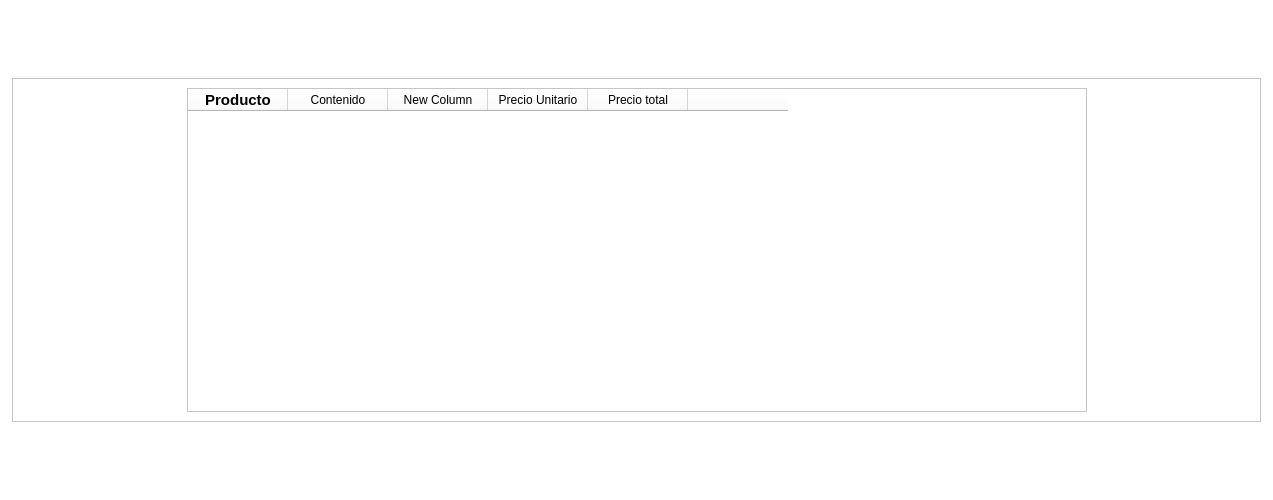
                     <widget class="QFrame" name="frmTabla">
                      <property name="minimumSize">
                       <size>
                        <width>0</width>
                        <height>500</height>
                       </size>
                      </property>
                      <property name="styleSheet">
                       <string notr="true">background-color: rgba(0,0,0,0);</string>
                      </property>
                      <property name="frameShape">
                       <enum>QFrame::StyledPanel</enum>
                      </property>
                      <property name="frameShadow">
                       <enum>QFrame::Raised</enum>
                      </property>
                      <layout class="QVBoxLayout" name="verticalLayout_42">
                       <item>
                        <widget class="QFrame" name="frame_3">
                         <property name="maximumSize">
                          <size>
                           <width>16777215</width>
                           <height>60</height>
                          </size>
                         </property>
                         <property name="frameShape">
                          <enum>QFrame::StyledPanel</enum>
                         </property>
                         <property name="frameShadow">
                          <enum>QFrame::Raised</enum>
                         </property>
                         <layout class="QHBoxLayout" name="horizontalLayout_9">
                          <item>
                           <spacer name="verticalSpacer_25">
                            <property name="orientation">
                             <enum>Qt::Vertical</enum>
                            </property>
                            <property name="sizeHint" stdset="0">
                             <size>
                              <width>20</width>
                              <height>33</height>
                             </size>
                            </property>
                           </spacer>
                          </item>
                         </layout>
                        </widget>
                       </item>
                       <item>
                        <widget class="QFrame" name="frame_8">
                         <property name="styleSheet">
                          <string notr="true">background-color: rgb(255,255,255);</string>
                         </property>
                         <property name="frameShape">
                          <enum>QFrame::StyledPanel</enum>
                         </property>
                         <property name="frameShadow">
                          <enum>QFrame::Raised</enum>
                         </property>
                         <layout class="QHBoxLayout" name="horizontalLayout_11">
                          <item>
                           <spacer name="horizontalSpacer_11">
                            <property name="orientation">
                             <enum>Qt::Horizontal</enum>
                            </property>
                            <property name="sizeHint" stdset="0">
                             <size>
                              <width>165</width>
                              <height>20</height>
                             </size>
                            </property>
                           </spacer>
                          </item>
                          <item>
                           <widget class="QTableWidget" name="tableWidget">
                            <property name="minimumSize">
                             <size>
                              <width>900</width>
                              <height>0</height>
                             </size>
                            </property>
                            <property name="sizeAdjustPolicy">
                             <enum>QAbstractScrollArea::AdjustToContents</enum>
                            </property>
                            <column>
                             <property name="text">
                              <string>Producto</string>
                             </property>
                             <property name="font">
                              <font>
                               <pointsize>11</pointsize>
                               <weight>75</weight>
                               <bold>true</bold>
                               <stylestrategy>PreferDefault</stylestrategy>
                              </font>
                             </property>
                             <property name="background">
                              <color>
                               <red>204</red>
                               <green>204</green>
                               <blue>204</blue>
                              </color>
                             </property>
                            </column>
                            <column>
                             <property name="text">
                              <string>Contenido</string>
                             </property>
                            </column>
                            <column>
                             <property name="text">
                              <string>New Column</string>
                             </property>
                            </column>
                            <column>
                             <property name="text">
                              <string>Precio Unitario</string>
                             </property>
                            </column>
                            <column>
                             <property name="text">
                              <string>Precio total</string>
                             </property>
                            </column>
                            <column>
                             <property name="text">
                              <string/>
                             </property>
                            </column>
                           </widget>
                          </item>
                          <item>
                           <spacer name="horizontalSpacer_12">
                            <property name="orientation">
                             <enum>Qt::Horizontal</enum>
                            </property>
                            <property name="sizeHint" stdset="0">
                             <size>
                              <width>164</width>
                              <height>20</height>
                             </size>
                            </property>
                           </spacer>
                          </item>
                         </layout>
                        </widget>
                       </item>
                       <item>
                        <widget class="QFrame" name="frame_14">
                         <property name="maximumSize">
                          <size>
                           <width>16777215</width>
                           <height>60</height>
                          </size>
                         </property>
                         <property name="frameShape">
                          <enum>QFrame::StyledPanel</enum>
                         </property>
                         <property name="frameShadow">
                          <enum>QFrame::Raised</enum>
                         </property>
                         <layout class="QHBoxLayout" name="horizontalLayout_10">
                          <item>
                           <spacer name="verticalSpacer_26">
                            <property name="orientation">
                             <enum>Qt::Vertical</enum>
                            </property>
                            <property name="sizeHint" stdset="0">
                             <size>
                              <width>20</width>
                              <height>33</height>
                             </size>
                            </property>
                           </spacer>
                          </item>
                         </layout>
                        </widget>
                       </item>
                      </layout>
                     </widget>
